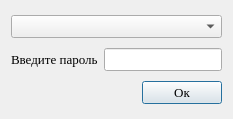
<?xml version="1.0" encoding="UTF-8"?>
<ui version="4.0">
 <class>mainPass</class>
 <widget class="QDialog" name="mainPass">
  <property name="geometry">
   <rect>
    <x>0</x>
    <y>0</y>
    <width>233</width>
    <height>119</height>
   </rect>
  </property>
  <property name="font">
   <font>
    <family>Times New Roman</family>
    <pointsize>10</pointsize>
   </font>
  </property>
  <property name="windowTitle">
   <string>Ввод пароля</string>
  </property>
  <property name="windowIcon">
   <iconset resource="data.qrc">
    <normaloff>:/icon/icon.bmp</normaloff>:/icon/icon.bmp</iconset>
  </property>
  <layout class="QGridLayout" name="gridLayout">
   <item row="0" column="0" colspan="2">
    <widget class="QComboBox" name="choiceMethods"/>
   </item>
   <item row="1" column="0">
    <widget class="QLabel" name="label">
     <property name="text">
      <string>Введите пароль</string>
     </property>
    </widget>
   </item>
   <item row="1" column="1">
    <widget class="QLineEdit" name="Password"/>
   </item>
   <item row="2" column="0" colspan="2">
    <layout class="QHBoxLayout" name="horizontalLayout">
     <item>
      <spacer name="horizontalSpacer">
       <property name="orientation">
        <enum>Qt::Horizontal</enum>
       </property>
       <property name="sizeHint" stdset="0">
        <size>
         <width>40</width>
         <height>20</height>
        </size>
       </property>
      </spacer>
     </item>
     <item>
      <widget class="QPushButton" name="Ok">
       <property name="text">
        <string>Ок</string>
       </property>
      </widget>
     </item>
    </layout>
   </item>
  </layout>
 </widget>
 <resources>
  <include location="data.qrc"/>
 </resources>
 <connections/>
</ui>
